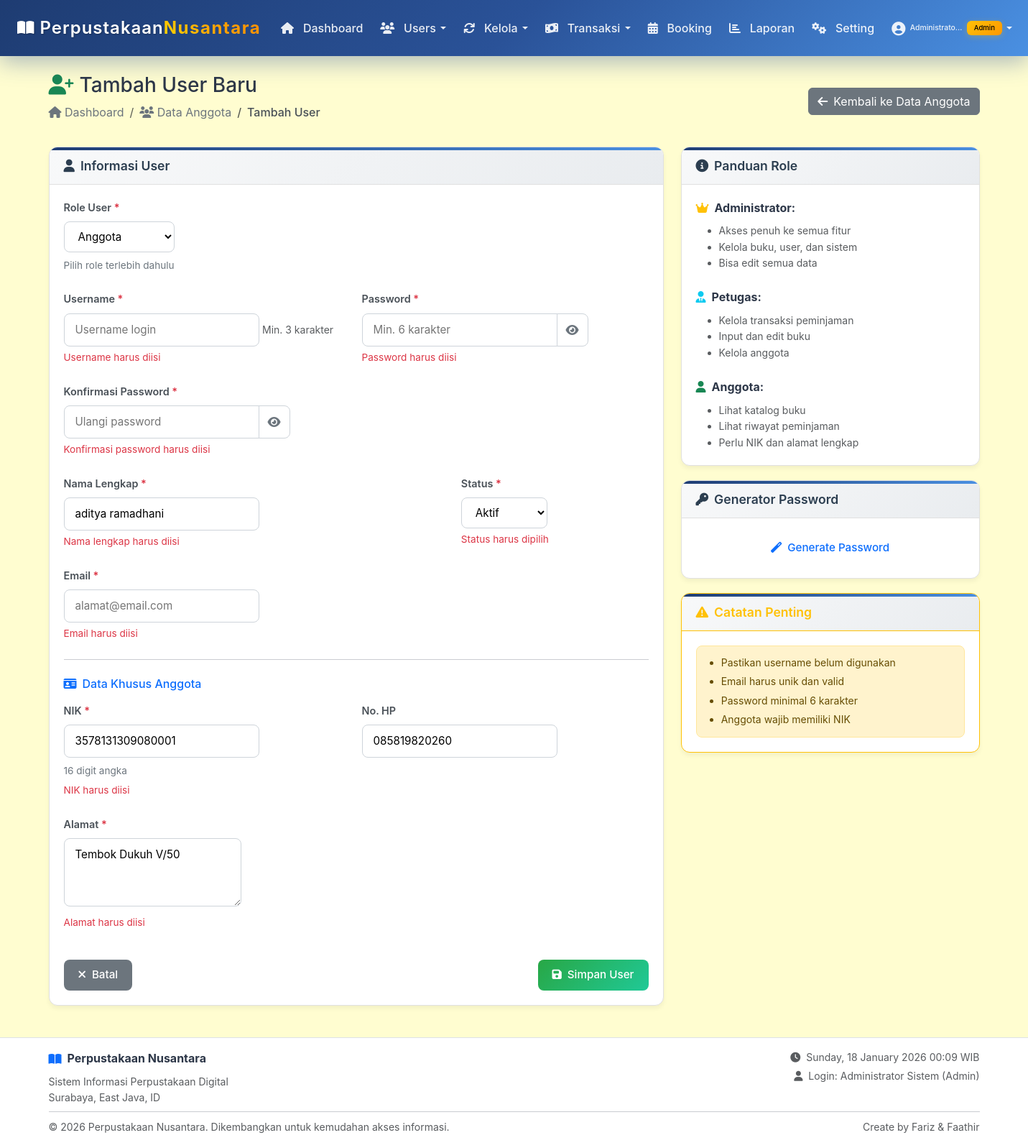
Screenshot of /admin/users/tambah_user.php?role=anggota&nik=3578131309080001 (signed in) with the database file from the repository.
### tables this page shows
CREATE TABLE `anggota` (
  `nik` varchar(20) NOT NULL,
  `nama` varchar(100) NOT NULL,
  `no_hp` varchar(15) DEFAULT NULL,
  `alamat` text NOT NULL,
  `created_at` timestamp NOT NULL DEFAULT current_timestamp(),
  `user_id` int(11) DEFAULT NULL
);

### admin/users/tambah_user.php (the view, shortened to what this page needs)
<?php
include '../../config/database.php';
$default_role = $_GET['role'] ?? '';
$nik_from_url = $_GET['nik'] ?? '';
$referer = $_SERVER['HTTP_REFERER'] ?? '';
$from_anggota = strpos($referer, 'anggota.php') !== false;
$from_petugas = strpos($referer, 'petugas.php') !== false;
if ($from_anggota) {
    $default_role = 'anggota';
    $back_url = 'anggota.php';
    $back_label = 'Data Anggota';
    $breadcrumb_label = 'Data Anggota';
    $breadcrumb_icon = 'fas fa-users';
} elseif ($from_petugas) {
    $default_role = 'petugas';
    $back_url = 'petugas.php';
    $back_label = 'Data Petugas';
    $breadcrumb_label = 'Data Petugas';
    $breadcrumb_icon = 'fas fa-user-shield';
} else {
    $back_url = 'index.php';
    $back_label = 'Manajemen User';
    $breadcrumb_label = 'Manajemen User';
    $breadcrumb_icon = 'fas fa-users-cog';
}
if (!empty($_GET['role'])) {
    $default_role = $_GET['role'];
    if ($_GET['role'] === 'anggota') {
        $back_url = 'anggota.php';
        $back_label = 'Data Anggota';
        $breadcrumb_label = 'Data Anggota';
        $breadcrumb_icon = 'fas fa-users';
    } elseif ($_GET['role'] === 'petugas') {
        $back_url = 'petugas.php';
        $back_label = 'Data Petugas';
        $breadcrumb_label = 'Data Petugas';
        $breadcrumb_icon = 'fas fa-user-shield';
    }
}
$anggota_data = null;
if (!empty($nik_from_url)) {
    try {
        $stmt = $conn->prepare("SELECT * FROM anggota WHERE nik = ?");
        $stmt->execute([$nik_from_url]);
        $anggota_data = $stmt->fetch();
        $default_role = 'anggota';
        $back_url = 'anggota.php';
        $back_label = 'Data Anggota';
        $breadcrumb_label = 'Data Anggota';
        $breadcrumb_icon = 'fas fa-users';
    } catch (PDOException $e) {
    }
}
include '../../includes/header.php';
?>
<div class="container py-4">
    <div class="d-flex justify-content-between align-items-center mb-4">
        <div>
            <h1 class="h3 mb-2">
                <i class="fas fa-user-plus me-2 text-success"></i>Tambah User Baru
            </h1>
            <nav aria-label="breadcrumb">
                <ol class="breadcrumb">
                    <li class="breadcrumb-item">
                        <a href="../dashboard.php"><i class="fas fa-home"></i> Dashboard</a>
                    </li>
                    <li class="breadcrumb-item">
                        <a href="<?= $back_url ?>"><i class="<?= $breadcrumb_icon ?>"></i> <?= $breadcrumb_label ?></a>
                    </li>
                    <li class="breadcrumb-item active">Tambah User</li>
                </ol>
            </nav>
        </div>
        <div>
            <a href="<?= $back_url ?>" class="btn btn-secondary">
                <i class="fas fa-arrow-left me-2"></i>Kembali ke <?= $back_label ?>
            </a>
        </div>
    </div>
    <div class="row">
        <div class="col-lg-8">
            <div class="modern-card">
                <div class="card-header-modern">
                    <h5 class="card-title-modern mb-0">
                        <i class="fas fa-user me-2"></i>Informasi User
                    </h5>
                </div>
                <div class="card-body">
                    <form method="POST" id="userForm" novalidate>
                        <div class="mb-4">
                            <label class="form-label-modern" for="role">
                                Role User <span class="text-danger">*</span>
                            </label>
                            <select name="role" id="role" class="form-control-modern" required onchange="toggleAnggotaFields()">
                                <option value="anggota" <?= $default_role === 'anggota' ? 'selected' : '' ?>>Anggota</option>
                            </select>
                            <div class="form-text mt-2">Pilih role terlebih dahulu</div>
                        </div>
                        <div class="row g-3 mb-4">
                            <div class="col-md-6">
                                <label class="form-label-modern" for="username">
                                    Username <span class="text-danger">*</span>
                                </label>
                                <input type="text"
                                       name="username"
                                       id="username"
                                       class="form-control-modern"
                                       placeholder="Username login"
                                       value="<?= isset($_POST['username']) ? htmlspecialchars($_POST['username']) : '' ?>"
                                       required>
                                <small class="text-muted">Min. 3 karakter</small>
                                <div class="invalid-feedback">Username harus diisi</div>
                            </div>
                            <div class="col-md-6">
                                <label class="form-label-modern" for="password">
                                    Password <span class="text-danger">*</span>
                                </label>
                                <div class="input-group">
                                    <input type="password"
                                           name="password"
                                           id="password"
                                           class="form-control-modern"
                                           placeholder="Min. 6 karakter"
                                           required>
                                    <button type="button" class="btn btn-outline-secondary" onclick="togglePassword('password')">
                                        <i class="fas fa-eye" id="password-eye"></i>
                                    </button>
                                </div>
                                <div class="invalid-feedback">Password harus diisi</div>
                            </div>
                        </div>
                        <div class="mb-4">
                            <label class="form-label-modern" for="confirm_password">
                                Konfirmasi Password <span class="text-danger">*</span>
                            </label>
                            <div class="input-group">
                                <input type="password"
                                       name="confirm_password"
                                       id="confirm_password"
                                       class="form-control-modern"
                                       placeholder="Ulangi password"
                                       required>
                                <button type="button" class="btn btn-outline-secondary" onclick="togglePassword('confirm_password')">
                                    <i class="fas fa-eye" id="confirm_password-eye"></i>
                                </button>
                            </div>
                            <div class="invalid-feedback">Konfirmasi password harus diisi</div>
                        </div>
                        <div class="row g-3 mb-4">
                            <div class="col-md-8">
                                <label class="form-label-modern" for="nama">
                                    Nama Lengkap <span class="text-danger">*</span>
                                </label>
                                <input type="text"
                                       name="nama"
                                       id="nama"
                                       class="form-control-modern"
                                       placeholder="Nama lengkap"
                                       value="<?= $anggota_data ? htmlspecialchars($anggota_data['nama']) : (isset($_POST['nama']) ? htmlspecialchars($_POST['nama']) : '') ?>"
                                       required>
                                <div class="invalid-feedback">Nama lengkap harus diisi</div>
                            </div>
                            <div class="col-md-4">
                                <label class="form-label-modern" for="status">
                                    Status <span class="text-danger">*</span>
                                </label>
                                <select name="status" id="status" class="form-control-modern" required>
                                    <option value="aktif">Aktif</option>
                                </select>
                                <div class="invalid-feedback">Status harus dipilih</div>
                            </div>
                        </div>
                        <div class="mb-4">
                            <label class="form-label-modern" for="email">
                                Email <span class="text-danger">*</span>
                            </label>
                            <input type="email"
                                   name="email"
                                   id="email"
                                   class="form-control-modern"
                                   placeholder="alamat@email.com"
                                   value="<?= isset($_POST['email']) ? htmlspecialchars($_POST['email']) : '' ?>"
                                   required>
                            <div class="invalid-feedback">Email harus diisi</div>
                        </div>
                        <div id="anggota-fields" style="display: <?= $default_role === 'anggota' ? 'block' : 'none' ?>">
                            <hr class="my-4">
                            <h6 class="text-primary mb-3">
                                <i class="fas fa-id-card me-2"></i>Data Khusus Anggota
                            </h6>
                            <div class="row g-3 mb-4">
                                <div class="col-md-6">
                                    <label class="form-label-modern" for="nik">
                                        NIK <span class="text-danger">*</span>
                                    </label>
                                    <input type="text"
                                           name="nik"
                                           id="nik"
                                           class="form-control-modern"
                                           placeholder="16 digit NIK"
                                           maxlength="16"
                                           value="<?= $anggota_data ? htmlspecialchars($anggota_data['nik']) : (isset($_POST['nik']) ? htmlspecialchars($_POST['nik']) : '') ?>"
                                           <?= $anggota_data ? 'readonly' : '' ?>>
                                    <div class="form-text mt-2">16 digit angka</div>
                                    <div class="invalid-feedback">NIK harus diisi</div>
                                </div>
                                <div class="col-md-6">
                                    <label class="form-label-modern" for="no_hp">
                                        No. HP
                                    </label>
                                    <input type="text"
                                           name="no_hp"
                                           id="no_hp"
                                           class="form-control-modern"
                                           placeholder="08xxxxxxxxxx"
                                           value="<?= $anggota_data ? htmlspecialchars($anggota_data['no_hp']) : (isset($_POST['no_hp']) ? htmlspecialchars($_POST['no_hp']) : '') ?>">
                                </div>
                            </div>
                            <div class="mb-4">
                                <label class="form-label-modern" for="alamat">
                                    Alamat <span class="text-danger">*</span>
                                </label>
                                <textarea name="alamat"
                                          id="alamat"
                                          class="form-control-modern"
                                          rows="3"
                                          placeholder="Alamat lengkap"><?= $anggota_data ? htmlspecialchars($anggota_data['alamat']) : (isset($_POST['alamat']) ? htmlspecialchars($_POST['alamat']) : '') ?></textarea>
                                <div class="invalid-feedback">Alamat harus diisi</div>
                            </div>
                        </div>
                        <div class="d-flex justify-content-between pt-3">
                            <a href="<?= $back_url ?>" class="btn btn-secondary btn-modern">
                                <i class="fas fa-times me-2"></i>Batal
                            </a>
                            <button type="submit" name="tambah_user" class="btn btn-success-modern btn-modern">
                                <i class="fas fa-save me-2"></i>Simpan User
                            </button>
                        </div>
                    </form>
                </div>
            </div>
        </div>
        <div class="col-lg-4">
            <div class="modern-card">
                <div class="card-header-modern">
                    <h6 class="card-title-modern mb-0">
                        <i class="fas fa-info-circle me-2"></i>Panduan Role
                    </h6>
                </div>
                <div class="card-body">
                    <div class="mb-4">
                        <strong><i class="fas fa-crown text-warning me-2"></i>Administrator:</strong>
                        <ul class="small text-muted mb-0 mt-2">
                            <li>Akses penuh ke semua fitur</li>
                            <li>Kelola buku, user, dan sistem</li>
                            <li>Bisa edit semua data</li>
                        </ul>
                    </div>
                    <div class="mb-4">
                        <strong><i class="fas fa-user-tie text-info me-2"></i>Petugas:</strong>
                        <ul class="small text-muted mb-0 mt-2">
                            <li>Kelola transaksi peminjaman</li>
                            <li>Input dan edit buku</li>
                            <li>Kelola anggota</li>
                        </ul>
                    </div>
                    <div>
                        <strong><i class="fas fa-user text-success me-2"></i>Anggota:</strong>
                        <ul class="small text-muted mb-0 mt-2">
                            <li>Lihat katalog buku</li>
                            <li>Lihat riwayat peminjaman</li>
                            <li>Perlu NIK dan alamat lengkap</li>
                        </ul>
                    </div>
                </div>
            </div>
            <div class="modern-card">
                <div class="card-header-modern">
                    <h6 class="card-title-modern mb-0">
                        <i class="fas fa-key me-2"></i>Generator Password
                    </h6>
                </div>
                <div class="card-body">
                    <button type="button" class="btn btn-outline-primary btn-modern w-100" onclick="generatePassword()">
                        <i class="fas fa-magic me-2"></i>Generate Password
                    </button>
                </div>
            </div>
            <div class="modern-card border-warning">
                <div class="card-header-modern bg-warning bg-opacity-10 border-warning">
                    <h6 class="card-title-modern mb-0 text-warning">
                        <i class="fas fa-exclamation-triangle me-2"></i>Catatan Penting
                    </h6>
                </div>
                <div class="card-body">
                    <div class="alert alert-warning small mb-0">
                        <ul class="mb-0">
                            <li>Pastikan username belum digunakan</li>
                            <li>Email harus unik dan valid</li>
                            <li>Password minimal 6 karakter</li>
                            <li>Anggota wajib memiliki NIK</li>
                        </ul>
                    </div>
                </div>
            </div>
        </div>
    </div>
</div>
<?php include '../../includes/footer.php'; ?>

### rows the page displays
anggota: nama "aditya ramadhani", nik "3578131309080001", no_hp "085819820260", alamat "Tembok Dukuh V/50"

### other values shown
strlen($nama) > 12 ? substr($nama, 0, 12) . '...' : $nama "Administrato..."
$badge_text "Admin"
$breadcrumb_label "Data Anggota"
$back_label "Data Anggota"
SITE_NAME "Perpustakaan Nusantara"
$SISTEM['alamat_perpustakaan'] "Surabaya, East Java, ID"
$current_user['nama'] "Administrator Sistem"
str_replace('_', ' ', $current_user['role']) "Admin"
